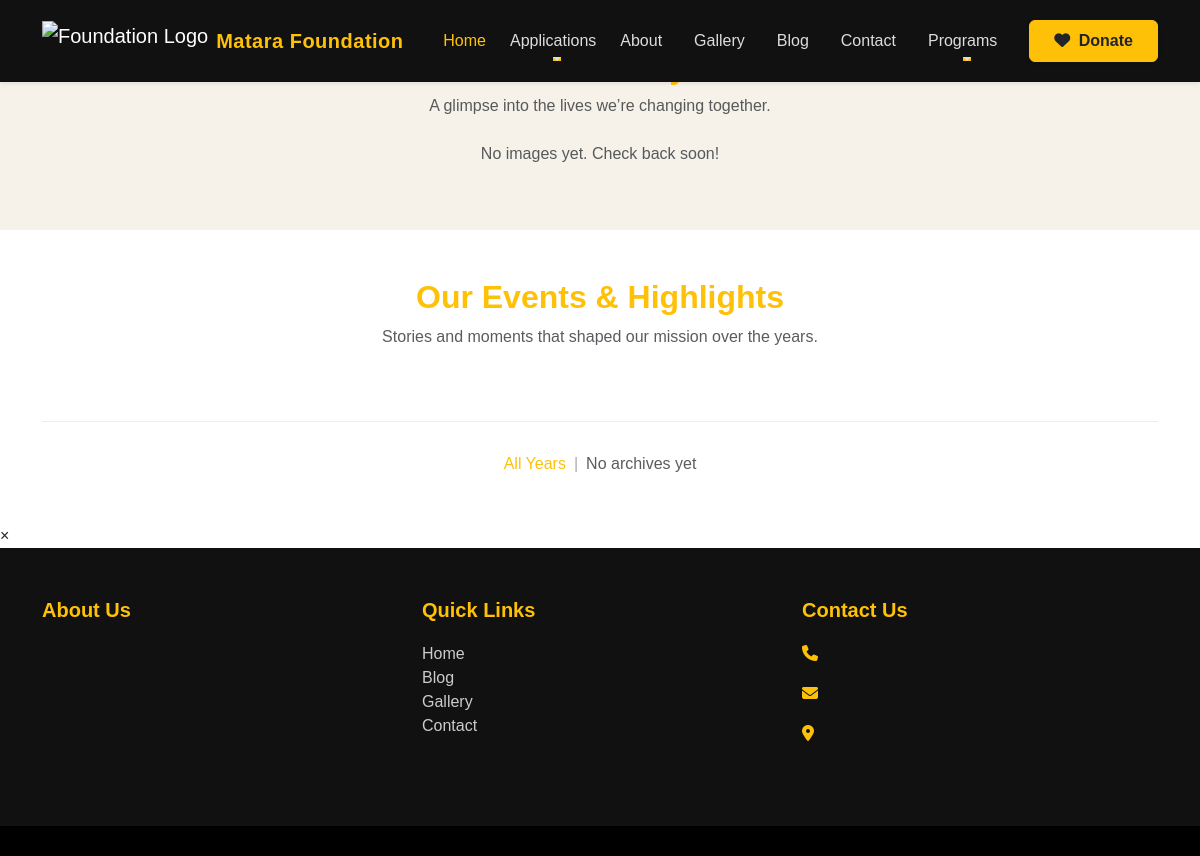
The app's page /gallery/, older data.
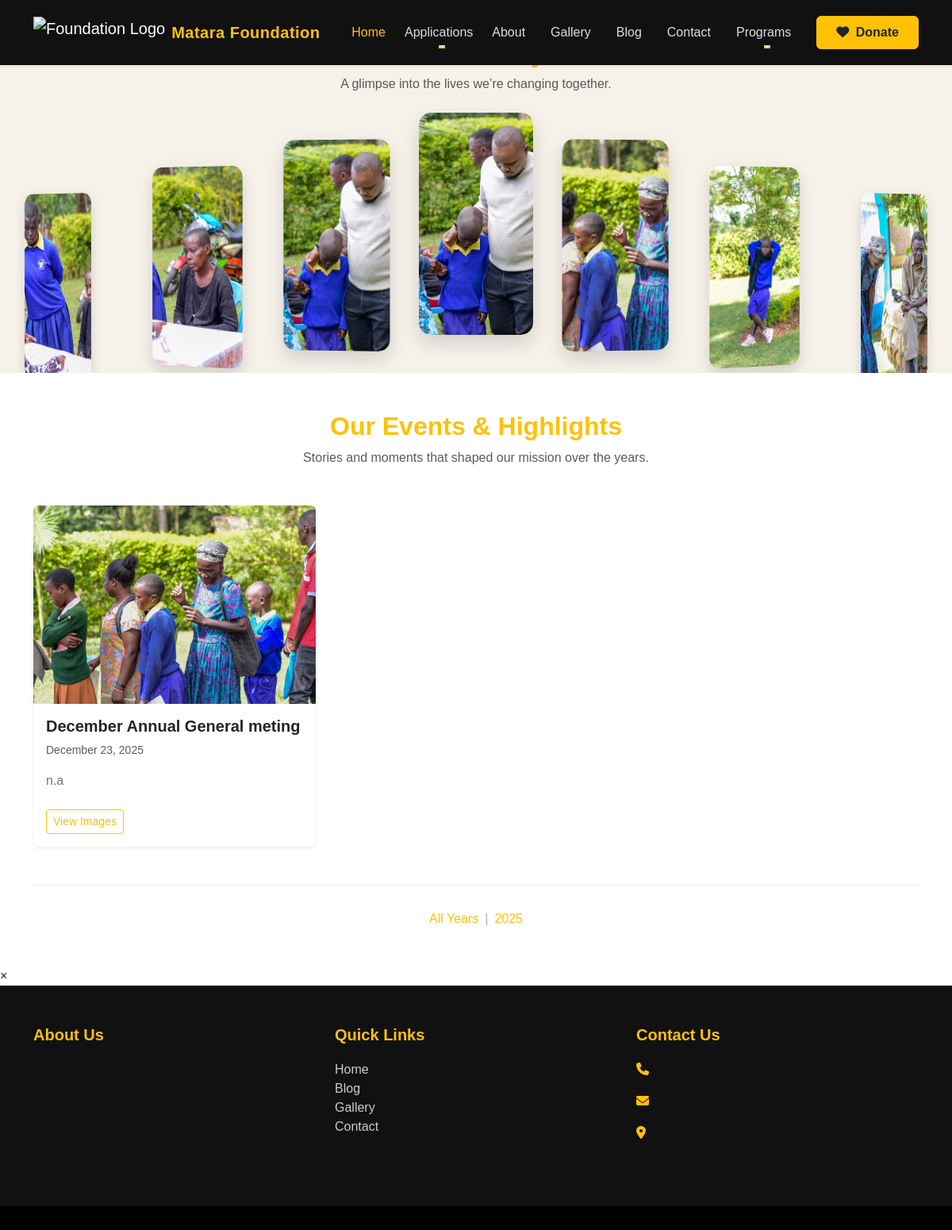
The same page, newer data.
### core/models.py (models this page shows, shortened)
class GalleryImage(models.Model):
    title = models.CharField(max_length=100, blank=True)
    description = models.TextField(blank=True)
    image = models.ImageField(upload_to='gallery/')
    created_at = models.DateTimeField(auto_now_add=True)
    class Meta:
        ordering = ['-created_at']

class Event(models.Model):
    title = models.CharField(max_length=200)
    description = models.TextField()
    date = models.DateField()
    uploaded_at = models.DateTimeField(auto_now_add=True)
    class Meta:
        ordering = ['-date']

class EventImage(models.Model):
    event = models.ForeignKey(Event, related_name='images', on_delete=models.CASCADE)
    image = models.ImageField(upload_to='events/', blank=True, null=True)
    caption = models.CharField(max_length=150, blank=True)
    uploaded_at = models.DateTimeField(auto_now_add=True)
    class Meta:
        ordering = ['-uploaded_at']

### core/views.py (the view)
# urls.py: path('gallery/', views.gallery, name='gallery'),
def gallery(request):
    year_filter = request.GET.get('year')
    if year_filter:
        events = Event.objects.filter(date__year=year_filter).prefetch_related('images')
    else:
        events = Event.objects.all().prefetch_related('images')
    years = Event.objects.dates('date', 'year', order='DESC')
    images = GalleryImage.objects.all()
    return render(request, "core/Gallery.html", {
        "images": images,
        "events": events,
        "years": years
    })

### core/context_processors.py (called while the page is built)
def site_settings(request):
    try:
        settings = SiteSettings.objects.first()
    except SiteSettings.DoesNotExist:
        settings = None
    return {'site_settings': settings}

### core/templates/core/Gallery.html (shortened to what this page needs)
{% extends "core/base.html" %}
{% load static %}
{% block content %}
<section id="gallery" class="gallery-arc-section py-5">
    <div class="container text-center mb-4">
        <h2 class="fw-bold text-warning">Our Gallery</h2>
        <p class="text-muted">A glimpse into the lives we’re changing together.</p>
    </div>
    <div class="arc-gallery">
        {% for img in images %}
        <div class="arc-card">
            <img src="{{ img.image.url }}" alt="{{ img.title }}">
        </div>
        {% empty %}
        <p class="text-center text-muted">No images yet. Check back soon!</p>
        {% endfor %}
    </div>
</section>
<section id="events" class="events-section py-5">
    <div class="container">
        <div class="text-center mb-5">
            <h2 class="fw-bold text-warning">Our Events & Highlights</h2>
            <p class="text-muted">Stories and moments that shaped our mission over the years.</p>
        </div>
        <div class="row g-4">
            {% for event in events %}
            <div class="col-md-4">
                <div class="event-card shadow-sm rounded overflow-hidden h-100">
                    <img src="{{ event.images.first.image.url }}" alt="{{ event.title }}" class="img-fluid event-img">
                    <div class="p-3">
                        <h5 class="fw-bold text-dark mb-2">{{ event.title }}</h5>
                        <p class="text-muted small">{{ event.date|date:"F j, Y" }}</p>
                        <p class="text-secondary">{{ event.description|truncatewords:25 }}</p>
                        <button class="btn btn-outline-warning btn-sm mt-2 view-images-btn"
                            data-event-id="{{ event.id }}">
                            View Images
                        </button>
                    </div>
                </div>
            </div>
            {% endfor %}
        </div>
        <div class="archive-section mt-5 text-center">
            <nav aria-label="breadcrumb">
                <ol class="breadcrumb justify-content-center">
                    <li class="breadcrumb-item">
                        <a href="{% url 'gallery' %}" class="text-decoration-none text-warning">All Years</a>
                    </li>
                    {% for year in years %}
                    <li class="breadcrumb-item">
                        <a href="?year={{ year.year }}" class="text-decoration-none text-warning">{{ year.year }}</a>
                    </li>
                    {% empty %}
                    <li class="breadcrumb-item text-muted">No archives yet</li>
                    {% endfor %}
                </ol>
            </nav>
        </div>
    </div>
</section>
<div id="eventLightbox">
    <div class="lightbox-content">
        <span class="close-btn" onclick="closeEventGallery()">&times;</span>
    </div>
</div>
{% endblock %}

### core/templates/core/base.html (shortened to what this page needs)
{% load static %}
<!doctype html>
<html lang="en">
<head>
  <link href="https://cdn.jsdelivr.net/npm/glightbox/dist/css/glightbox.min.css" rel="stylesheet">
  <link rel="stylesheet" href="https://cdnjs.cloudflare.com/ajax/libs/font-awesome/6.5.0/css/all.min.css">
  <link href="https://cdn.jsdelivr.net/npm/bootstrap@5.3.2/dist/css/bootstrap.min.css" rel="stylesheet">
  <link href="{% static 'css/styles.css' %}" rel="stylesheet">
</head>
<body>
<nav id="mainNav" class="navbar navbar-expand-lg navbar-dark bg-dark fixed-top shadow-sm py-3">
  <div class="container">
    <a class="navbar-brand d-flex align-items-center" href="/">
      <img src="{% static 'images/logo.png' %}" alt="Foundation Logo" height="50" class="me-2">
      <span class="fw-bold text-warning fs-5">Matara Foundation</span>
    </a>
    <div class="collapse navbar-collapse justify-content-end" id="navbarNav">
      <ul class="navbar-nav align-items-lg-center">
        <li class="nav-item"><a class="nav-link px-3 active-link" href="/">Home</a></li>
        <li class="nav-item dropdown">
  <a class="nav-link dropdown-toggle text-white" href="#" id="applicationsDropdown" role="button" data-bs-toggle="dropdown" aria-expanded="false">
    Applications
  </a>
</li>
        <li class="nav-item"><a class="nav-link px-3" href="#about">About</a></li>
        <li class="nav-item"><a class="nav-link px-3" href="{% url 'gallery' %}">Gallery</a></li>
        <li class="nav-item"><a class="nav-link px-3" href="{% url 'blog' %}">Blog</a></li>
        <li class="nav-item"><a class="nav-link px-3" href="{% url 'contact' %}">Contact</a></li>
        <li class="nav-item dropdown">
          <a class="nav-link dropdown-toggle px-3" href="#" id="programsDropdown" role="button" data-bs-toggle="dropdown" aria-expanded="false">
            Programs
          </a>
        </li>
        <li class="nav-item">
          <a class="btn btn-warning text-dark ms-lg-3 px-4 py-2 fw-semibold shadow-sm donate-btn" href="#donate">
            <i class="fa-solid fa-heart me-1"></i> Donate
          </a>
        </li>
      </ul>
    </div>
  </div>
</nav>
  <main>
    {% block content %}{% endblock %}
  </main>
  <footer>
  <div class="container">
    <div class="row text-center text-md-start">
      <div class="col-md-4 mb-4">
        <h5>About Us</h5>
      </div>
      <div class="col-md-4 mb-4">
        <h5>Quick Links</h5>
        <ul class="list-unstyled">
          <li><a href="/">Home</a></li>
          <li><a href="{% url 'blog' %}">Blog</a></li>
          <li><a href="{% url 'gallery' %}">Gallery</a></li>
          <li><a href="{% url 'contact' %}">Contact</a></li>
        </ul>
      </div>
      <div class="col-md-4 mb-4">
        <h5>Contact Us</h5>
        <p><i class="fa-solid fa-phone me-2 text-warning"></i> {{ site_settings.phone_number }}</p>
        <p><i class="fa-solid fa-envelope me-2 text-warning"></i> {{ site_settings.email }}</p>
        <p><i class="fa-solid fa-location-dot me-2 text-warning"></i> {{ site_settings.address }}</p>
      </div>
    </div>
  </div>
  <div class="footer-bottom text-center text-muted">
  </div>
</footer>
</body>
</html>

### static/css/styles.css (style rules this page uses)
html, body { overflow-x: hidden; margin: 0; padding: 0; scroll-behavior: smooth; font-family: 'Arial', sans-serif; }
section { scroll-margin-top: 80px; }
#mainNav { position: fixed; top: 0; left: 0; width: 100%; z-index: 999; background: transparent; transition: background-color 0.4s ease, padding 0.3s ease; padding: 10px 0; }
.navbar-brand img { height: 40px; max-height: 100%; width: auto; transition: height 0.3s ease; }
.navbar-nav .nav-link { color: #fff !important; }
.navbar-nav .btn { color: #000; }
img { max-width: 100%; height: auto; }
.gallery-arc-section { background: #f6f2ea; overflow: hidden; position: relative; padding: 80px 0; text-align: center; }
.arc-gallery { position: relative; display: flex; justify-content: center; align-items: flex-end; gap: 2rem; perspective: 1000px; animation: glideArc 18s ease-in-out infinite alternate; }
.arc-card { position: relative; width: 200px; height: 280px; overflow: hidden; border-radius: 15px; box-shadow: 0 10px 25px rgba(0,0,0,0.15); transition: transform 0.5s ease, box-shadow 0.3s ease; cursor: pointer; transform-origin: center bottom; }
.arc-card img { width: 100%; height: 100%; object-fit: cover; border-radius: 15px; transition: transform 0.6s ease; }
.arc-card:nth-child(1) { transform: rotateY(-25deg) translateY(60px) scale(0.85); }
.arc-card:nth-child(2) { transform: rotateY(-15deg) translateY(40px) scale(0.9); }
.arc-card:nth-child(3) { transform: rotateY(-5deg) translateY(20px) scale(0.95); }
.arc-card:nth-child(4) { transform: rotateY(0deg) translateY(0px) scale(1); }
.arc-card:nth-child(5) { transform: rotateY(5deg) translateY(20px) scale(0.95); }
.arc-card:nth-child(6) { transform: rotateY(15deg) translateY(40px) scale(0.9); }
.arc-card:nth-child(7) { transform: rotateY(25deg) translateY(60px) scale(0.85); }
.events-section { background: #fff; }
.event-card { transition: transform 0.3s ease, box-shadow 0.3s ease; cursor: pointer; }
.event-img { height: 250px; width: 100%; object-fit: cover; }
.archive-section { border-top: 1px solid #eee; margin-top: 60px; padding-top: 30px; }
.breadcrumb { background: none; margin-bottom: 0; }
.breadcrumb-item + .breadcrumb-item::before { content: "|"; color: #aaa; }
.breadcrumb a { font-weight: 500; transition: color 0.3s ease; }

### core/templates/core/base.html (style rules this page uses)
html, body { overflow-x: hidden; }
.navbar { background-color: #111 !important; transition: all 0.4s ease-in-out; z-index: 9999; }
.navbar-brand span { letter-spacing: 0.5px; }
.navbar .nav-link { color: #ddd !important; position: relative; transition: all 0.3s ease; font-weight: 500; }
.navbar .nav-link:hover, .navbar .nav-link.active-link { color: #ffc107 !important; }
.navbar .nav-link::after { content: ""; position: absolute; bottom: 0; left: 50%; width: 0%; height: 2px; background-color: #ffc107; transition: all 0.3s ease; transform: translateX(-50%); }
.donate-btn { transition: transform 0.3s ease, box-shadow 0.3s ease; }
footer { background: #111; color: #ddd; padding-top: 50px; position: relative; }
footer h5 { color: #ffc107; margin-bottom: 20px; font-weight: 700; }
footer a { color: #ccc; text-decoration: none; transition: color 0.3s; }
.footer-bottom { background: #000; padding: 15px 0; margin-top: 40px; font-size: 14px; }

Row changes from the older to the newer data that the page shows:
added GalleryImage: image (picture)
added GalleryImage: image (picture)
added GalleryImage: image (picture)
added GalleryImage: image (picture)
added GalleryImage: image (picture)
added GalleryImage: image (picture)
added GalleryImage: image (picture)
added Event: images.first.image (picture), title "December Annual General meting", date "December 23, 2025", description "n.a"
Text that changed along with them:
new list line: "2025"
text no longer shown: "No images yet. Check back soon! No archives yet"
